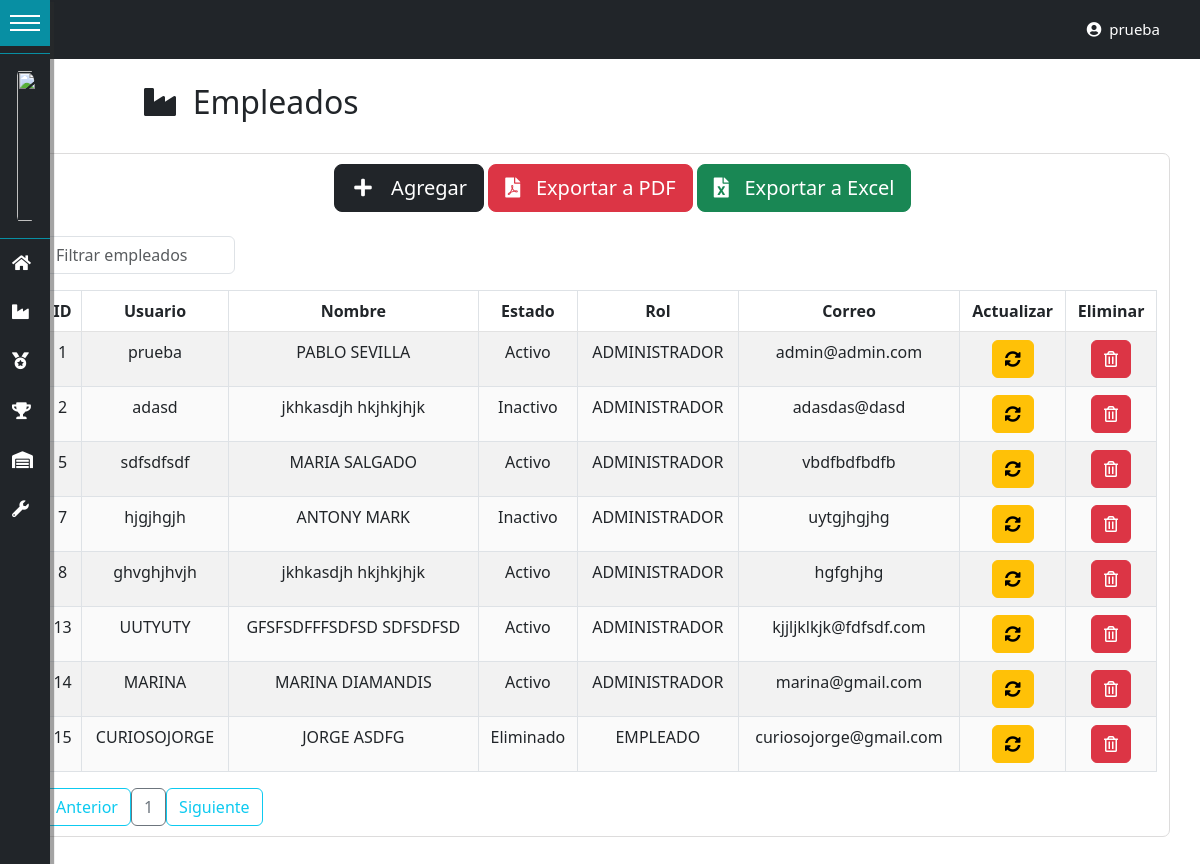
The app's page /empleados (signed in), older data.
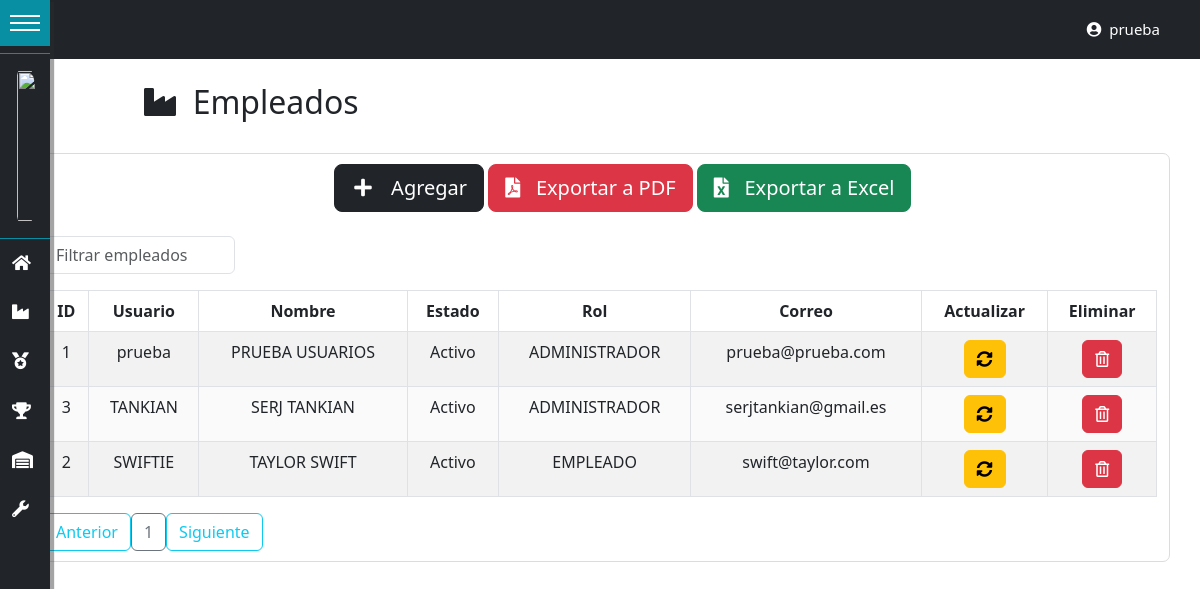
The same page, newer data.
### tables this page shows
CREATE TABLE IF NOT EXISTS `usuarios` (
  `id_usuario` int(11) NOT NULL AUTO_INCREMENT,
  `id_persona` int(11) DEFAULT NULL,
  `usuario` varchar(50) NOT NULL,
  `estado` enum('Activo','Inactivo','Bloqueado','Eliminado') NOT NULL,
  `contrasena` varchar(100) NOT NULL,
  `id_rol` int(11) DEFAULT NULL,
  `fecha_ultima_conexion` datetime DEFAULT NULL,
  `correo_electronico` varchar(50) NOT NULL,
  `creado_por` varchar(30) NOT NULL,
  `fecha_creacion` datetime NOT NULL,
  `modificado_por` varchar(30) DEFAULT NULL,
  `fecha_modificacion` datetime DEFAULT NULL,
  PRIMARY KEY (`id_usuario`) USING BTREE,
  KEY `FK_empleados_roles` (`id_rol`) USING BTREE,
  KEY `FK_usuarios_personas` (`id_persona`),
  CONSTRAINT `FK_usuarios_personas` FOREIGN KEY (`id_persona`) REFERENCES `personas` (`id_persona`) ON DELETE NO ACTION ON UPDATE NO ACTION,
  CONSTRAINT `FK_usuarios_roles` FOREIGN KEY (`id_rol`) REFERENCES `roles` (`id_rol`) ON DELETE NO ACTION ON UPDATE NO ACTION
);

CREATE TABLE IF NOT EXISTS `personas` (
  `id_persona` int(11) NOT NULL AUTO_INCREMENT,
  `nombres` varchar(50) DEFAULT NULL,
  `apellidos` varchar(50) DEFAULT NULL,
  `dni` varchar(20) DEFAULT NULL,
  `telefono` varchar(15) DEFAULT NULL,
  `sexo` enum('Masculino','Femenino') DEFAULT NULL,
  `direccion` varchar(300) DEFAULT NULL,
  `creado_por` varchar(30) DEFAULT NULL,
  `fecha_creacion` datetime DEFAULT NULL,
  `modificado_por` varchar(30) DEFAULT NULL,
  `fecha_modificacion` datetime DEFAULT NULL,
  PRIMARY KEY (`id_persona`)
);

CREATE TABLE IF NOT EXISTS `roles` (
  `id_rol` int(11) NOT NULL AUTO_INCREMENT,
  `rol` varchar(50) NOT NULL,
  `descripcion` varchar(200) NOT NULL,
  `creado_por` varchar(50) NOT NULL,
  `fecha_creacion` datetime NOT NULL,
  `modificado_por` varchar(50) DEFAULT NULL,
  `fecha_modificacion` datetime DEFAULT NULL,
  PRIMARY KEY (`id_rol`) USING BTREE
);

### controladores/vistasControlador.php (called while the page is built, shortened)
<?php
	class vistasControlador extends vistasModelo{
		public function obtener_plantilla_controlador(){
			return require_once "./vistas/plantilla.php";
		}
	}

### index.php (called while the page is built, shortened)
<?php
	require_once "./controladores/vistasControlador.php";
	$plantilla = new vistasControlador();
	$plantilla->obtener_plantilla_controlador();

### config/conexion.php (called while the page is built, shortened)
<?php
class ConexionBD{
    protected $manejador = "mysql";
    private static $servidor = "localhost";
    private static $usuario = "root";
    private static $pass = "";
    protected $db_name = "dbsorteo";
    protected function getConexion(){
        try{
            $parametros=array(PDO::ATTR_PERSISTENT=>true,PDO::MYSQL_ATTR_INIT_COMMAND=>"SET NAMES utf8");
            $this->conexion=new PDO($this->manejador.":host=".self::$servidor.";dbname=".$this->db_name,self::$usuario,self::$pass,$parametros);
            return $this->conexion;
        }
        catch(PDOException $e){
            echo 'Error en la conexion a la BD :'.$e->getMessage();
        }
    }
}

### DatosTablas/obtenerDatosUsuarios.php (called while the page is built, shortened)
<?php
require_once("./config/conexion.php");
class obtenerDatosUsuarios extends ConexionBD{
    public function datosEmpleados(){
        $sql="SELECT u.id_usuario, u.id_persona, u.id_rol, u.usuario, p.nombres, p.apellidos, u.estado,r.rol,
        u.correo_electronico,p.dni, p.telefono,p.sexo,p.direccion from usuarios u
        inner join roles r on r.id_rol=u.id_rol
        inner join personas p on p.id_persona=u.id_persona
        where u.id_rol!=3";
        $resultado=$this->conexion->query($sql) or die ($sql);
        return $resultado;
    }
}

### vistas/contenidos/empleados-view.php (the view, shortened to what the changed rows need)
<?php
include("./DatosTablas/obtenerDatosUsuarios.php");
?>
<br>
<h2 class="nombre-vista"><i class="fas fa-industry"></i>&nbsp; Empleados</h2>
<br>
<div class="container contenedor-tabla">
<div class="table-responsive">
    <br>
    <table id="datos-usuario" class="table table-bordered table-striped text-center">
        <thead>
            <tr>
                <th>ID</th>
                <th>Usuario</th>
                <th>Nombre</th>
                <th>Estado</th>
                <th>Rol</th>
                <th>Correo</th>
                <th>Actualizar</th>
                <th>Eliminar</th>
            </tr>
        </thead>
        <tbody class="body">
        <?php
                $datos=new obtenerDatosUsuarios();
                $resultado=$datos->datosEmpleados();
                foreach ($resultado as $fila){
            ?>
            <tr>
                <td><?php echo $fila['id_usuario']; ?></td>
                <td><?php echo $fila['usuario']; ?></td>
                <td><?php echo $fila['nombres'] . " " . $fila['apellidos']; ?></td>
                <td><?php echo $fila['estado']; ?></td>
                <td><?php echo $fila['rol']; ?></td>
                <td><?php echo $fila['correo_electronico']; ?></td>
                <td>
				<button class="btn btn-warning" data-bs-toggle="modal" data-bs-target="#ModalAct<?php echo $fila['id_usuario'];?>">
					<i class="fas fa-sync-alt"></i>
                </button>
			    </td>
                <td>
					<form class="FormularioAjax" action="<?php echo SERVERURL; ?>ajax/usuarioAjax.php" method="POST" data-form="delete" autocomplete="off">
					<button type="submit" class="btn btn-danger">
						<i class="far fa-trash-alt"></i>
					</button>
					</form>
				</td>
                </tr>
            <?php
                    }
            ?>
        </tbody>
    </table>
</div>
</div>
<br>
<br>

### vistas/inc/NavLateral.php (shortened to what the changed rows need)
<div id="sidemenu" class="menu-collapsed">
  <div id="header">
    <div id="menu-btn">
      <div class="btn-hamburger"></div>
      <div class="btn-hamburger"></div>
      <div class="btn-hamburger"></div>
    </div>
  </div>
  <div id="profile">
    <div id="photo"><img src="../vistas/assets/icons/Avatar.png" width="150" height="150" alt=""></div>
  </div>
  <div id="menu-items">
    <div class="item">
      <a href="<?php echo SERVERURL?>home/">
        <div class="icon"><i class="fas fa-home"></i></div>
      </a>
      <a href="<?php echo SERVERURL?>empresas/">
        <div class="icon"><i class="fas fa-industry"></i></div>
      </a>
      <a href="<?php echo SERVERURL?>sorteos/">
        <div class="icon"><i class="fas fa-medal"></i></div>
      </a>
      <a href="<?php echo SERVERURL?>premios/">
        <div class="icon"><i class="fas fa-trophy"></i></div>
      </a>
      <a href="<?php echo SERVERURL?>inventario/">
        <div class="icon"><i class="fas fa-warehouse"></i></div>
      </a>
      <a href="<?php echo SERVERURL?>usuarios/">
        <div class="icon"><i class="fas fa-wrench"></i></div>
      </a>
    </div>
  </div>
</div>

Row changes from the older to the newer data that the page shows:
no longer on this page (row edited): usuarios: id_usuario "5", usuario "sdfsdfsdf", id_persona.nombres "MARIA", id_persona.apellidos "SALGADO", estado "Activo", id_rol.rol "ADMINISTRADOR", correo_electronico "vbdfbdfbdfb"
removed usuarios: id_usuario "7", usuario "hjgjhgjh", id_persona.nombres "ANTONY", id_persona.apellidos "MARK", estado "Inactivo", id_rol.rol "ADMINISTRADOR", correo_electronico "uytgjhgjhg"
removed usuarios: id_usuario "8", usuario "ghvghjhvjh", id_persona.nombres "jkhkasdjh", id_persona.apellidos "hkjhkjhjk", estado "Activo", id_rol.rol "ADMINISTRADOR", correo_electronico "hgfghjhg"
removed usuarios: id_usuario "13", usuario "UUTYUTY", id_persona.nombres "GFSFSDFFFSDFSD", id_persona.apellidos "SDFSDFSD", estado "Activo", id_rol.rol "ADMINISTRADOR", correo_electronico "kjjljklkjk@fdfsdf.com"
removed usuarios: id_usuario "14", usuario "MARINA", id_persona.nombres "MARINA", id_persona.apellidos "DIAMANDIS", estado "Activo", id_rol.rol "ADMINISTRADOR", correo_electronico "marina@gmail.com"
removed usuarios: id_usuario "15", usuario "CURIOSOJORGE", id_persona.nombres "JORGE", id_persona.apellidos "ASDFG", estado "Eliminado", id_rol.rol "EMPLEADO", correo_electronico "curiosojorge@gmail.com"
changed usuarios "prueba": id_persona.nombres "PABLO" → "PRUEBA"; id_persona.apellidos "SEVILLA" → "USUARIOS"; correo_electronico "admin@admin.com" → "prueba@prueba.com"
added usuarios: id_usuario "3", usuario "TANKIAN", id_persona.nombres "SERJ", id_persona.apellidos "TANKIAN", estado "Activo", id_rol.rol "ADMINISTRADOR", correo_electronico "serjtankian@gmail.es"
changed usuarios id 2: usuario "adasd" → "SWIFTIE"; id_persona.nombres "jkhkasdjh" → "TAYLOR"; id_persona.apellidos "hkjhkjhjk" → "SWIFT"; estado "Inactivo" → "Activo"; id_rol.rol "ADMINISTRADOR" → "EMPLEADO"; correo_electronico "adasdas@dasd" → "swift@taylor.com"
